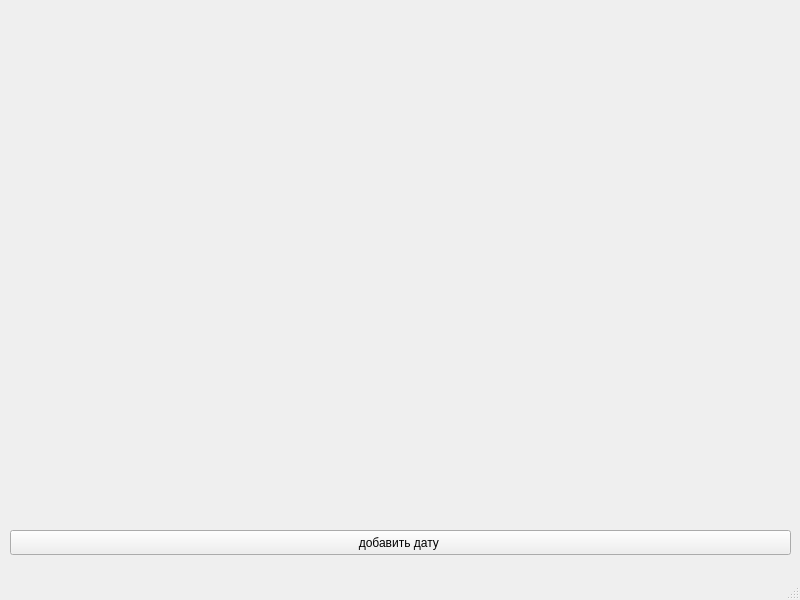
<?xml version="1.0" encoding="UTF-8"?>
<ui version="4.0">
 <class>MainWindow</class>
 <widget class="QMainWindow" name="MainWindow">
  <property name="geometry">
   <rect>
    <x>0</x>
    <y>0</y>
    <width>800</width>
    <height>600</height>
   </rect>
  </property>
  <property name="windowTitle">
   <string>MainWindow</string>
  </property>
  <widget class="QWidget" name="centralwidget">
   <widget class="QPushButton" name="addButton">
    <property name="geometry">
     <rect>
      <x>10</x>
      <y>530</y>
      <width>781</width>
      <height>25</height>
     </rect>
    </property>
    <property name="text">
     <string>добавить дату </string>
    </property>
   </widget>
  </widget>
  <widget class="QMenuBar" name="menubar">
   <property name="geometry">
    <rect>
     <x>0</x>
     <y>0</y>
     <width>800</width>
     <height>22</height>
    </rect>
   </property>
  </widget>
  <widget class="QStatusBar" name="statusbar"/>
 </widget>
 <resources/>
 <connections/>
</ui>
